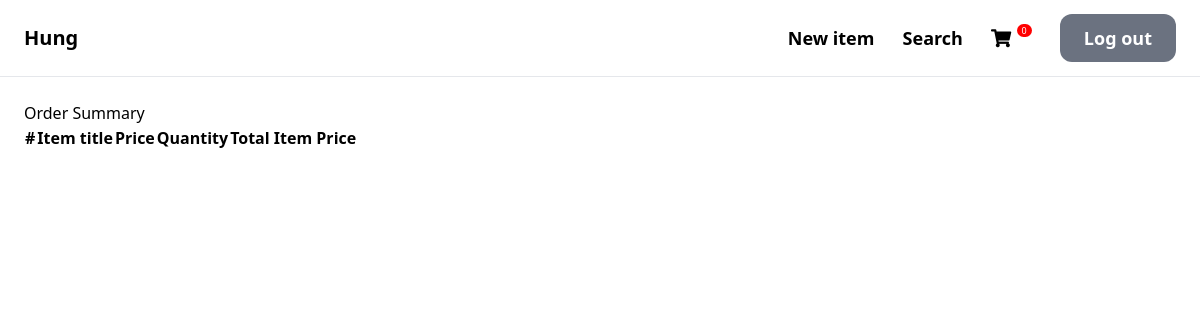
/item/balenciaga-men-shirt/order-summary/ (signed in), run on an earlier commit of the app's database.
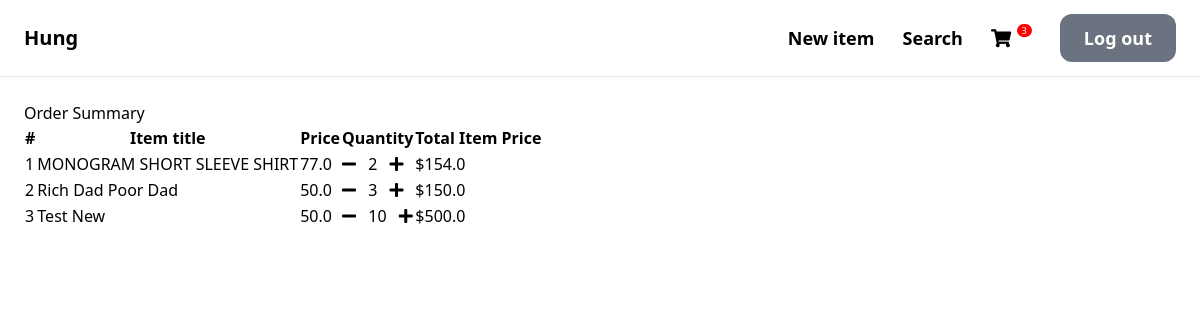
And on a later commit of the database.
### item/models.py (models this page shows, shortened)
class Order(models.Model):
    user = models.ForeignKey(User, related_name='ordered_user', on_delete=models.CASCADE)
    items = models.ManyToManyField(OrderItem)
    ordered_date = models.DateTimeField()
    ordered = models.BooleanField(default=False)

class OrderItem(models.Model):
    user = models.ForeignKey(User, related_name='user', on_delete=models.CASCADE)
    item = models.ForeignKey(Item, related_name='order_item', on_delete=models.CASCADE)
    quantity = models.IntegerField(default=1)
    is_ordered = models.BooleanField(default=False)
    class Meta:
        ordering = ('item',)
        verbose_name_plural = 'Order Items'
    def get_total_item_price(self):
        return self.quantity * self.item.price

class Item(models.Model):
    category = models.ForeignKey(Category, related_name='items', on_delete=models.CASCADE)
    name = models.CharField(max_length=255)
    description = models.TextField(blank=True, null=True)
    image = models.ImageField(upload_to='item_images', blank=True, null=True)
    price = models.FloatField(blank=True)
    is_sold = models.BooleanField(default=False)
    created_at = models.DateTimeField(auto_now_add=True)
    created_by = models.ForeignKey(User, related_name='items', on_delete=models.CASCADE)
    slug = models.SlugField(blank=True)
    class Meta:
        ordering = ('name',)
        verbose_name_plural = 'Items'

### item/views.py (the view)
# urls.py: path('<slug>/order-summary/', views.OrderSummary, name='order-summary'),
def OrderSummary(request, slug):
    order = Order.objects.get(user=request.user)
    return render(request, 'item/ordersummary.html', {
        'order': order,
        })

### item/templatetags/cart_item_count.py (called while the page is built)
@register.filter
def cart_item_count(user):
    if user.is_authenticated:
        order_qs = Order.objects.filter(user=user, ordered=False)
        if order_qs.exists():
            return order_qs[0].items.count()
    return 0

### item/templates/item/ordersummary.html (shortened to what this page needs)
{% extends 'ecomerce/base.html' %}
{% block content %}
    <div class="container">
    <div class="table-responsive text-nowrap">
    <h2>Order Summary</h2>
    <table class="table">
        <thead>
        <tr>
            <th scope="col">#</th>
            <th scope="col">Item title</th>
            <th scope="col">Price</th>
            <th scope="col">Quantity</th>
            <th scope="col">Total Item Price</th>
        </tr>
        </thead>
        <tbody>
        {% for order_item in order.items.all %}
        <tr>
            <td>{{ forloop.counter }}</td>
            <td>{{ order_item.item.name }}</td>
            <td>{{ order_item.item.price }}</td>
            <td>
                <a href="{% url 'item:remove-from-cart' order_item.item.slug %}"><i class="fas fa-minus mr-2"></i></a>
                {{ order_item.quantity }}
                <a href="{% url 'item:add-to-cart' order_item.item.slug %}"><i class="fas fa-plus ml-2"></i></a>
            </td>
            <td>${{ order_item.get_total_item_price }}</td>
        </tr>
        {% endfor %}
        </tbody>
    </table>
    </div>
    </div>
{% endblock %}

### ecomerce/templates/ecomerce/base.html (shortened to what this page needs)
<!DOCTYPE html>
<html lang="en">
{% load static %}
{% load cart_item_count %}
<head>
    <script src="https://cdn.tailwindcss.com"></script>
    <link rel="stylesheet" href="{% static 'ecomerce/main.css' %}">
    <link rel="stylesheet" href="https://cdnjs.cloudflare.com/ajax/libs/font-awesome/6.0.0/css/all.min.css">
    <link rel="stylesheet" href="https://mdbcdn.b-cdn.net/wp-content/themes/mdbootstrap4/docs-app/css/dist/mdb5/standard/core.min.css">
    <link href="https://use.fontawesome.com/releases/v5.0.1/css/all.css" rel="stylesheet">
    <link rel='stylesheet' id='roboto-subset.css-css'  href='https://mdbcdn.b-cdn.net/wp-content/themes/mdbootstrap4/docs-app/css/mdb5/fonts/roboto-subset.css?ver=3.9.0-update.5' type='text/css' media='all' />
    <link rel="stylesheet" href="{% static 'main.css' %}">
</head>
<body>
         <nav class="py-6 px-6 flex justify-between items-center border-b border-gray-200">
             <a href="/" class="text-xl font-semibold">Hung</a>
         <div class="space-x-6">
                <a href="{% url 'item:add-item'%}" class="text-lg font-semibold hover:text-gray-500">New item</a>
                <a href="{% url 'item:search-item' %}"class="text-lg font-semibold hover:text-gray-500">Search</a>
             {% if request.user.is_authenticated %}
                 <button><a href="{{ item.get_order_summary_url }}"><i class="fa fa-shopping-cart text-lg"></i></a></button>
                 <span class='badge badge-warning' id="CartCount" style="margin-left: 1px">{{request.user|cart_item_count}}</span>
                    <a href="{% url 'ecomerce:logout' %}"class="px-6 py-3 text-lg font-semibold bg-gray-500 text-white rounded-xl hover:bg-gray-700">Log out</a>
             {% else %}
                    <a href="{% url 'ecomerce:signup' %}" class="px-6 py-3 text-lg font-semibold bg-teal-500 text-white rounded-xl hover:bg-teal-700">Sign up</a>
                    <a href="{% url 'ecomerce:login' %}"class="px-6 py-3 text-lg font-semibold bg-gray-500 text-white rounded-xl hover:bg-gray-700">Log in</a>
                 </div>
             {% endif %}
         </nav>
    <div class="px-6 py-6">
         {% block content %}
         {% endblock %}
    </div>
</body>
</html>

### ecomerce/templates/static/main.css (style rules this page uses)
.badge { padding-left: 9px; padding-right: 9px; -webkit-border-radius: 9px; -moz-border-radius: 9px; border-radius: 9px; margin-left: 1px; }
#CartCount { font-size: 9px; background: #ff0000; color: #fff; padding: 0 5px; vertical-align: top; }

What changed in the data, as far as the page shows it:
added OrderItem: item.name "MONOGRAM SHORT SLEEVE SHIRT", item.price "77.0", quantity "2", get_total_item_price "154.0"
added OrderItem: item.name "Rich Dad Poor Dad", item.price "50.0", quantity "3", get_total_item_price "150.0"
now on this page (row unchanged): OrderItem: item.name "Test New", item.price "50.0", quantity "10", get_total_item_price "500.0"
Also different on the page:
{{ request.user|cart_item_count }}: "0" → "3"
